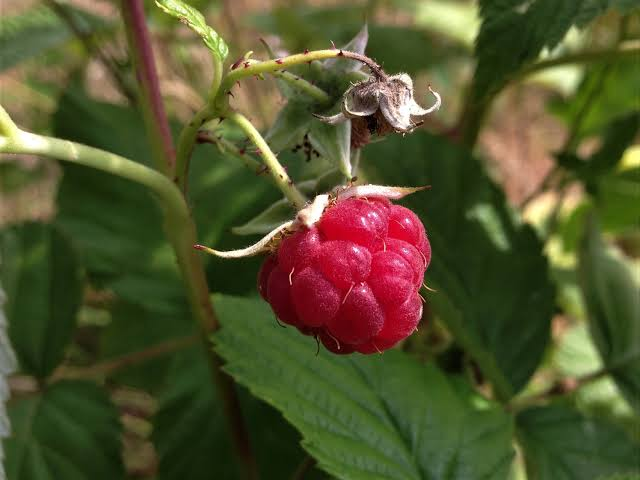
#> input picture Algorythms_Prototypes/malina.jpg, 640 x 480 px
$ jupyter execute test_kaggle.ipynb   (shell and % lines are left out)
#> lines starting #> are read from the running program, lines starting #| are printed output that depends on the picture; after the words box and inside, x2 and y2 are one past the last pixel; in counts of white or black regions, pixels touching at a corner belong together
<center><h1>Open-CV Image Inpainting Notebook</h1>
<h2>Matthias Bartolo</h2>

</center>

## Image Inpainting Methods in OpenCV

In OpenCV, image inpainting is the process of reconstructing lost or deteriorated parts of an image. This can be particularly useful for removing unwanted objects or filling in missing areas in images. OpenCV provides two main algorithms for inpainting:

### 1. Telea's Method (`cv2.INPAINT_TELEA`)

Telea's method is an inpainting algorithm based on a fast marching method. It is particularly effective for filling small areas of missing pixels and is known for producing visually pleasing results.

**How it Works:**
- The algorithm propagates information from the known regions of the image to the unknown regions.
- It uses the surrounding pixel values to estimate the values of the missing pixels, ensuring that the inpainted area blends seamlessly with the surrounding area.
- The process involves solving the Poisson equation to maintain the gradient of the image.

**Mathematical Formulation:**
The algorithm can be described using the Poisson equation:
$$
\nabla^2 I = 0
$$
where
- $ I $ represents the image intensity.
- The Laplacian operator $ \nabla^2 $ is used to calculate the divergence of the gradient of the image intensity.
- $ 0 $ indicates that the divergence of the gradient is zero, meaning that the gradient is constant.

The solution of this equation helps to reconstruct the inpainted area based on neighboring pixel values.

**Key Characteristics:**
- Typically produces smoother results compared to other methods.
- Works well for small regions with textures similar to their surroundings.

### 2. Navier-Stokes Based Method (`cv2.INPAINT_NS`)

The Navier-Stokes based method applies the principles of fluid dynamics to image inpainting. It simulates the behavior of fluids to propagate pixel information from the known areas into the unknown areas.

**How it Works:**
- The method uses the Navier-Stokes equations to analyze the flow of pixel information, treating pixel values like fluid particles.
- The algorithm calculates the direction and velocity of the pixel flow based on the surrounding pixel intensities, allowing for the diffusion of pixel information into the masked area.
- The approach takes into account the continuity of the image structure and helps maintain the edges of objects in the image.

**Mathematical Formulation:**
The basic Navier-Stokes equations for incompressible flow can be expressed as:
$$
\frac{\partial \mathbf{u}}{\partial t} + (\mathbf{u} \cdot \nabla) \mathbf{u} = -\nabla p + \nu \nabla^2 \mathbf{u}
$$
where:
- $ \mathbf{u} $ is the velocity field of the fluid,
- $ p $ is the pressure,
- $ \nu $ is the kinematic viscosity.

This formulation helps in modeling the pixel flow in the image, facilitating the inpainting process.

**Key Characteristics:**
- More effective for larger areas with well-defined edges.
- Can preserve sharper transitions and details better than Telea's method in some scenarios.

### Choosing Between the Methods

- **Telea's Method**: Use this for smaller areas or when you want smoother, more uniform results.
- **Navier-Stokes Method**: Opt for this when dealing with larger areas or when edge preservation is critical.

By experimenting with both methods, users can select the one that best fits their particular inpainting needs.

<h3>Package Imports</h3>

[cell 1]
import cv2
import requests
import numpy as np
from PIL import Image
from matplotlib import pyplot as plt

<h3>Defining the Inpainting Tool</h3>

[cell 2]
class InpaintingTool:
    def __init__(self, image):
        self.image = image
        self.mask = np.zeros(image.shape[:2], dtype=np.uint8)
        self.drawing = False
        self.brush_size = 5

    def set_brush_size(self, size):
        self.brush_size = size

    def draw_mask(self, event, x, y, flags, param):
        if event == cv2.EVENT_LBUTTONDOWN:
            self.drawing = True
            cv2.circle(self.mask, (x, y), self.brush_size, (255), -1)
        elif event == cv2.EVENT_MOUSEMOVE:
            if self.drawing:
                cv2.circle(self.mask, (x, y), self.brush_size, (255), -1)
        elif event == cv2.EVENT_LBUTTONUP:
            self.drawing = False
            cv2.circle(self.mask, (x, y), self.brush_size, (255), -1)

    def clear_mask(self):
        self.mask[:] = 0  # Clear the mask

<h3>Loading the Image</h3>

[cell 3]
image_path = 'malina.jpg'  # Change this to the path of your image
# Load image if URL is provided
if image_path.startswith("http"):
    image = Image.open(requests.get(image_path, stream=True).raw)
else:
    image = Image.open(image_path)
#> image is the input picture: PIL image 640x480 RGB; mean R, G, B 82.4, 82.6, 44.9

image = np.array(image)

# Define the available options
options = {0: cv2.INPAINT_TELEA, 1: cv2.INPAINT_NS}

# Prompt the user to select the inpainting method
print("Select the inpainting method (0: Telea, 1: Navier-Stokes [Default: 0]):")

try:
    method = int(input())
#> the answer given: 3
    if method not in options:
        print("Invalid selection. Using default method: Telea.")
        method = options[0]
    else:
        method = options[method]
except ValueError:
    print("Invalid input. Using default method: Telea.")
    method = options[0]

# Create an instance of the inpainting tool
inpainting_tool = InpaintingTool(image)

<h3>User Input for Mask Creation</h3>

[cell 4]
cv2.namedWindow('Image Inpaiting Tool')
cv2.setMouseCallback('Image Inpaiting Tool', inpainting_tool.draw_mask)

# Create trackbars for brush size
def update_brush_size(x):
    inpainting_tool.set_brush_size(x)

cv2.createTrackbar('Brush Size', 'Image Inpaiting Tool', inpainting_tool.brush_size, 50, update_brush_size)

# Define the text instructions
instructions = [
    "Instructions:",
    "Press 'i' to inpaint the selected area",
    "Press 'c' to clear the mask",
    "Press 'q' to exit without saving",
    "Adjust brush size using the trackbar",
    "Brush Size: {}".format(inpainting_tool.brush_size)
]
#> instructions = ['Instructions:', "Press 'i' to inpaint the selected area", "Press 'c' to clear the mask", "Press 'q' to exit without saving", 'Adjust brush size using the trackbar', 'Brush Size: 5']

while True:
    display_image = image.copy()

    # Create a mask with grey color only on the brushed area
    mask_color = np.zeros_like(image)
    mask_color[inpainting_tool.mask == 255] = [192, 192, 192]  # Grey color for the mask

    # Blend the grey mask with the original image only on the brushed area
    alpha = 0.5  # Transparency level
    cv2.addWeighted(display_image, 1, mask_color, alpha, 0, display_image)
#> mask_color: shape (480, 640, 3); every value is 0

    # Overlay the mask
    display_image[inpainting_tool.mask == 255] = [192, 192, 192]  # Ensure mask is grey

    # Update brush size in instructions
    instructions[5] = "Brush Size: {}".format(inpainting_tool.brush_size)

    # Add instructions to the display image with a semi-transparent light green background box
    box_color = (144, 238, 144)  # Light green color
    box_alpha = 0.6  # Transparency level for the box
    padding = 10  # Padding around the text

    # Calculate the size of the box
    text_width = max([cv2.getTextSize(line, cv2.FONT_HERSHEY_SIMPLEX, 0.6, 1)[0][0] for line in instructions])
#> text_width = 353
    text_height = len(instructions) * 30
#> text_height = 180

    # Create a semi-transparent overlay
    overlay = display_image.copy()
    cv2.rectangle(overlay, (10, 20), (10 + text_width + 2 * padding, 20 + text_height + 2 * padding), box_color, -1)
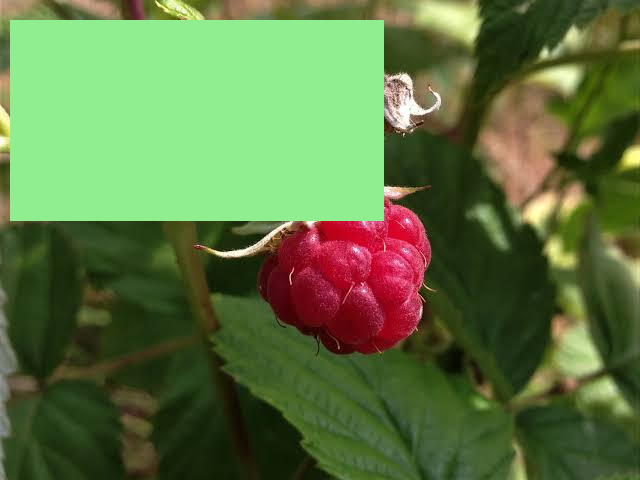
#> overlay: shape (480, 640, 3); mean R, G, B 92.9, 116.6, 65.7
    cv2.addWeighted(overlay, box_alpha, display_image, 1 - box_alpha, 0, display_image)
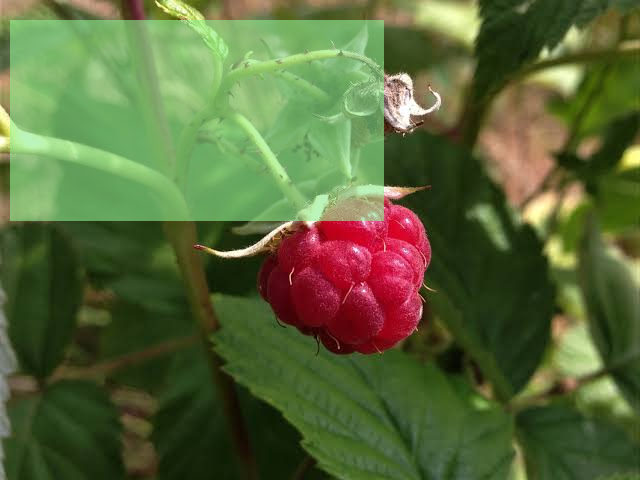
#> display_image: shape (480, 640, 3); mean R, G, B 88.7, 103, 57.4

    # Draw the text on the display image
    for i, line in enumerate(instructions):
        cv2.putText(display_image, line, (15 + padding, 40 + i * 30 + padding), cv2.FONT_HERSHEY_SIMPLEX, 0.6, (0, 0, 0), 1, cv2.LINE_AA)
#> this loop made 6 passes
#> line on passes 1 to 6: 'Instructions:', "Press 'i' to inpaint the selected area", "Press 'c' to clear the mask", "Press 'q' to exit without saving", 'Adjust brush size using the trackbar', 'Brush Size: 5'
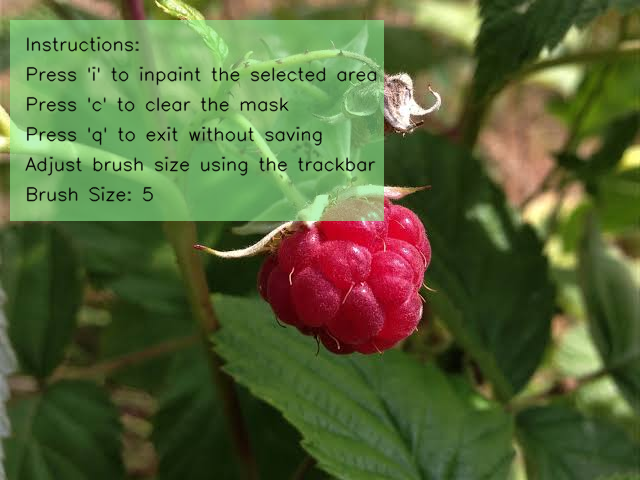
#> display_image: shape (480, 640, 3); 3.04% of pixels changed, all inside (x1, y1, x2, y2) = (25, 36, 377, 202)

    cv2.imshow('Image Inpaiting Tool', cv2.cvtColor(display_image, cv2.COLOR_RGB2BGR))
    key = cv2.waitKey(1) & 0xFF
#> (key q is pressed here)

    # Perform inpainting when 'i' is pressed
    if key == ord('i'):
        inpainted_image = cv2.inpaint(image, inpainting_tool.mask, 3, options[method])

        # Display the inpainted image and save option
        cv2.imshow('Inpainted Image', cv2.cvtColor(inpainted_image, cv2.COLOR_RGB2BGR))
        save_key = cv2.waitKey(0) & 0xFF

        if save_key == ord('s'):  # Save if 's' is pressed
            save_path = 'inpainted_image.jpg'  # Change to desired path
            cv2.imwrite(save_path, cv2.cvtColor(inpainted_image, cv2.COLOR_RGB2BGR))
            print(f'Inpainted image saved as {save_path}')
        cv2.destroyWindow('Inpainted Image')
        break
    # Clear the mask when 'c' is pressed
    elif key == ord('c'):
        inpainting_tool.clear_mask()
    # Break the loop on 'q' key press
    elif key == ord('q'):
        inpainted_image = None
        break

cv2.destroyAllWindows()

<h3>Displaying Results</h3>

[cell 5]
plt.figure(figsize=(20, 10))

plt.subplot(1, 3, 1)
plt.title('Original Image')
plt.imshow(image)
plt.axis('off')

plt.subplot(1, 3, 2)
plt.title('Mask')
plt.imshow(inpainting_tool.mask, cmap='gray')
plt.axis('off')

if inpainted_image is not None:
    plt.subplot(1, 3, 3)
    plt.title('Inpainted Image')
    plt.imshow(inpainted_image)
    plt.axis('off')

plt.show()
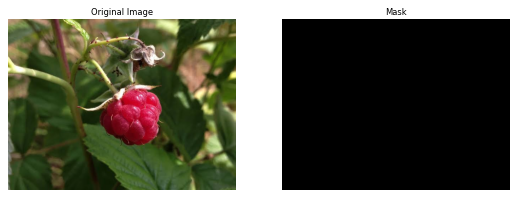
#> figure drawn by matplotlib, 2 panels
